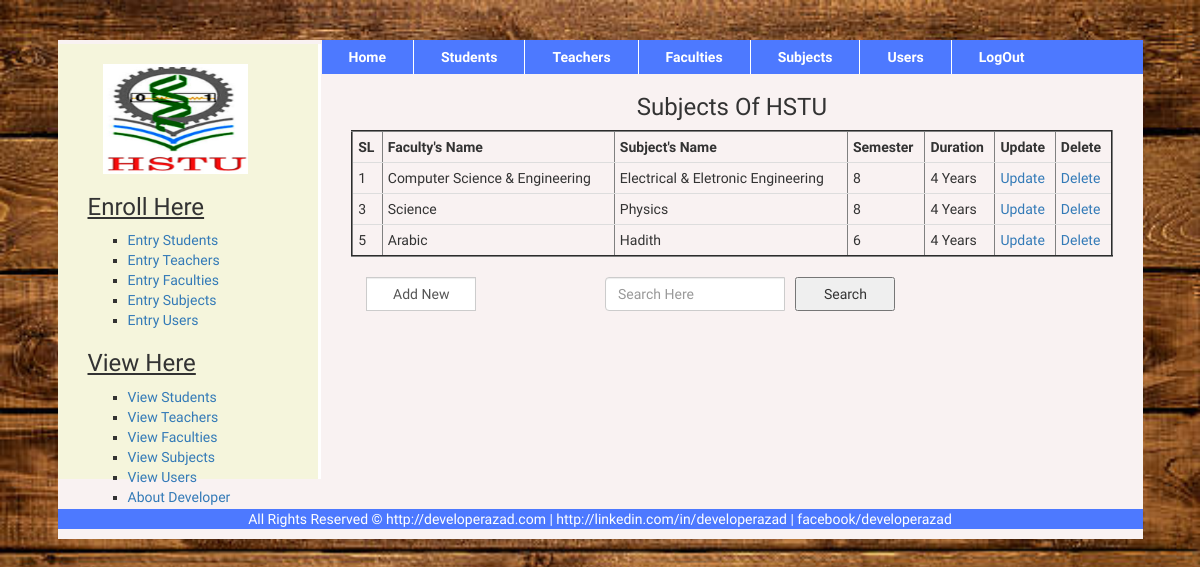
/viewSubject.php (signed in), run on the app's committed database.
### tables this page shows
CREATE TABLE IF NOT EXISTS `subject` (
  `s_id` int(11) NOT NULL AUTO_INCREMENT,
  `name` varchar(111) NOT NULL,
  `subject` varchar(111) NOT NULL,
  `semester` varchar(111) NOT NULL,
  `duration` varchar(111) NOT NULL,
  PRIMARY KEY (`s_id`)
);

### viewSubject.php (the view, shortened to what this page needs)
<?php include("header.php"); ?>
		<div class="col-md-12">
			<?php include("leftMenu.php"); ?>
			<div class="col-md-9 hstu">
					<h3 class="text-center">Subjects Of HSTU</h3>
						<form action="" method="post" enctype="multipart/form-data">
						<?php include("config.php"); ?>
						<?php
								$sql = "SELECT * FROM subject";
								$result = $conn->query($sql);
								if ($result->num_rows > 0) {
									echo "<table border='2' align='center' class='table table-hover'>
												<tr>
													<th>SL</th>
													<th>Faculty's Name</th>
													<th>Subject's Name</th>
													<th>Semester</th>
													<th>Duration</th>
													<th>Update</th>
													<th>Delete</th>
												</tr>";
										while($row = $result->fetch_assoc()){
												echo "<tr>";
													echo "<td>".$row['s_id']."</td>";
													echo "<td>".$row['name']."</td>";
													echo "<td>".$row['subject']."</td>";
													echo "<td>".$row['semester']."</td>";
													echo "<td>".$row['duration']."</td>";
							?>
													<td><a href="updateSubject.php?s_id=<?php echo $row['s_id']?>">Update</a></td>
													<td><a href="deleteSubject.php?s_id=<?php echo $row['s_id']?>">Delete</a></td>
							<?php
												echo "</tr>";
										}
									echo "</table>";
								} else {
									echo("No Data were Found!");
								}
						 ?>
					</form>
					<form action="" method="post" enctype="multipart/form-data">
						<div class="form-group">
						        <div class="col-md-4 inputGroupContainer">
						          <div class="input-group">
						           <a href="entrySubject.php"><input name="addnew" class="form-control" type="button" value="Add New" style="width:110px;"></a>
						           </div>
						        </div>
     					</div>
     					<div class="form-group">
						        <div class="inputGroupContainer">
						          <div class="input-group">
						           	<input name="search" placeholder="Search Here" class="form-control" type="text" style="width: 180px;"></a> &nbsp;&nbsp;
						           	<button type="submit" style="width:100px;">Search</button>
						           </div>
						        </div>
     					</div>
					</form>
			</div>
		</div>
		<?php include("footer.php"); ?>

### style.css (style rules this page uses)
body { padding: 5px auto; font-family: 'El Messiri', sans-serif; background:url(img/bg.jpg) fixed no-repeat; background-size:cover; }
a,a:hover { text-decoration:none; }
.input-group input[type="text"],.input-group input[type="email"],.input-group input[type="date"],.input-group input[type="password"] { width: 150px; }
.input-group input[type="submit"],.input-group input[type="button"],.input-group input[type="password"],.input-group input[type="file"] { width: 150px; }
select,button[type="submit"] { width: 150px; height: 34px; }
.table > tbody > tr > td, .table > tbody > tr > th, .table > tfoot > tr > td, .table > tfoot > tr > th, .table > thead > tr > td, .table > thead > tr > th { padding: 5px; }

### data on the page
subject: s_id "1", name "Computer Science & Engineering", subject "Electrical & Eletronic Engineering", semester "8", duration "4 Years"
subject: s_id "3", name "Science", subject "Physics", semester "8", duration "4 Years"
subject: s_id "5", name "Arabic", subject "Hadith", semester "6", duration "4 Years"
